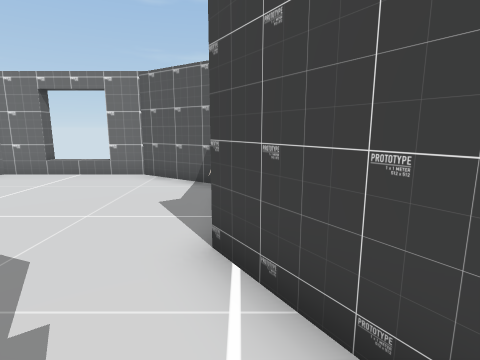
view 1 (above)

14 first-person views from a walk through a 3-D level made in the Unity game engine. The camera is 1.4 m above the floor, tilts 10° down and sees 80° across. The floor is counted in squares, 1 m on a side. Each view is taken from the middle of a square. On the plan, view 1 faces up. The plan holds only what a view shows up to about 14 squares ahead; the rest is blank. The place goes on beyond the plan. The player character is not drawn. Some surface patterns are stand-ins.

view 2
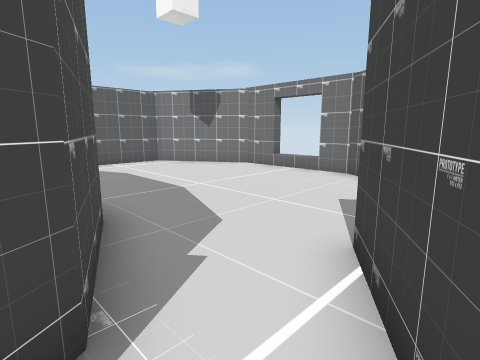

view 3
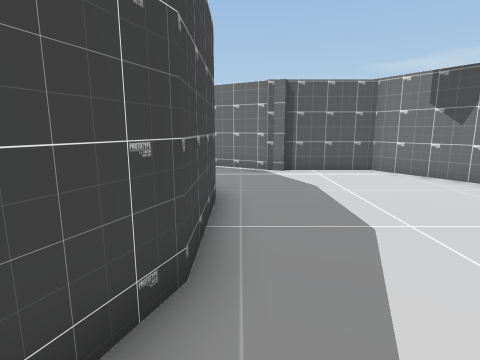

view 4
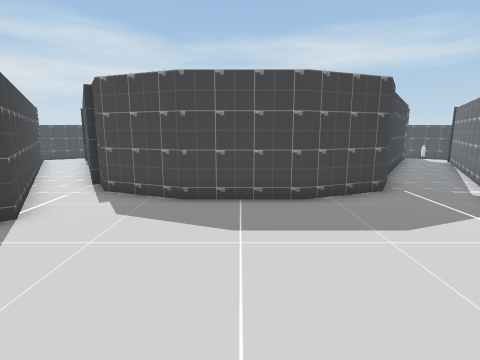

view 5
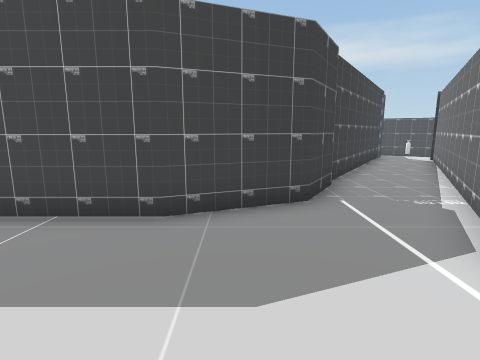

view 6
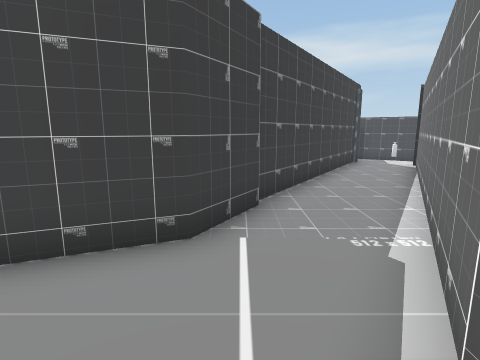

view 7
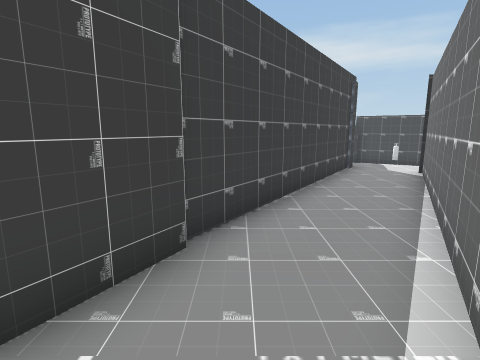

view 8
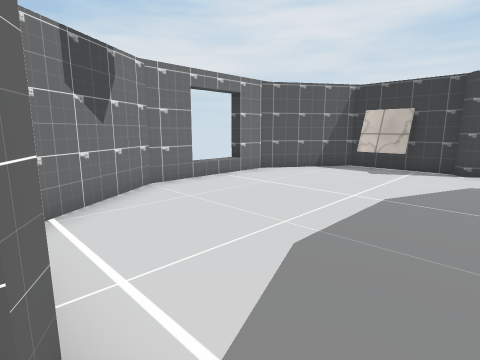

view 9
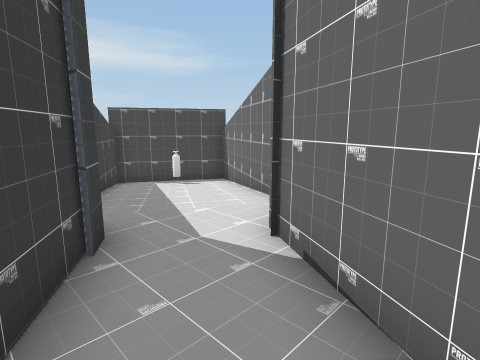

view 10
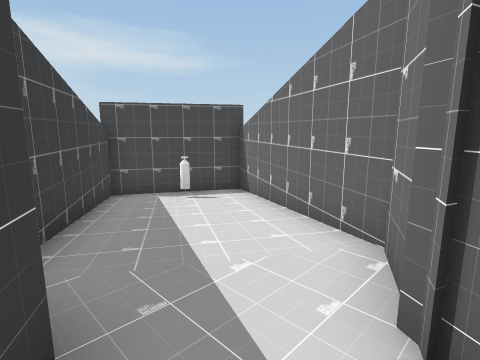

view 11
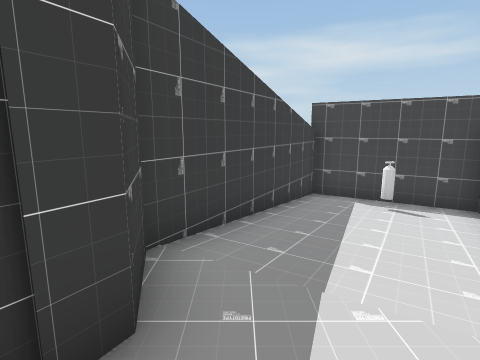

view 12
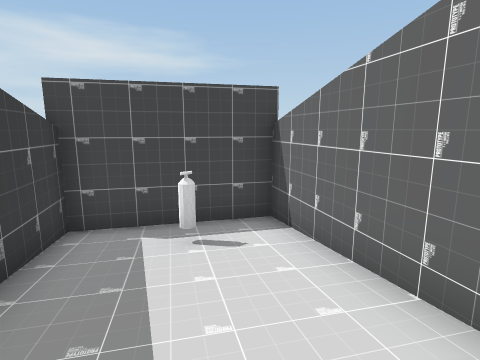

view 13
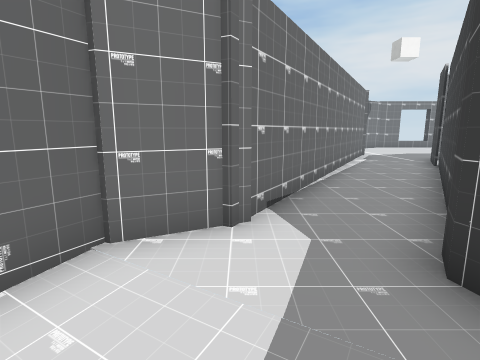

view 14
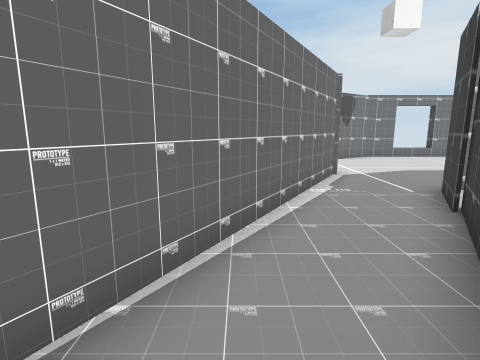

### Floor plan
Key: @ floor where view 1 was taken; # wall or solid block; . main floor; - floor 0.25 m lower than the main floor; _ floor 0.5 m lower than the main floor; / step, stairs or slope; T tank.
Columns run from 21 left of view 1 to 2 right of it. Each row starts with its distance up from view 1.
  9             ####/###
  8            ##......###
  7           ##.........#
  6           #..........#
  5           #..........#
  4           #..........#
  3          ##..........#
  2          #...........##
  1         ##..########..##
  0         #..##      ##@.#
 -1        ##..#        ##.#
 -2       ##..##         ###
 -3       #...#
 -4      ##..##
 -5      #..##
 -6     ##..#
 -7    ##..##
 -8   ##..##
 -9  ##...#
-10  #--..#
-11 ##---.#
-12 #_---##
-13 #___##
-14 #T__#
-15 ##_##
-16  ###

Where each view was taken, in squares from view 1:
view 1: 0 up, 0 right, facing up
view 2: 0 up, 1 right, facing up-left
view 3: 2 up, 1 left, facing left
view 4: 9 up, 5 left, facing down
view 5: 6 up, 8 left, facing down
view 6: 4 up, 10 left, facing down
view 7: 2 up, 11 left, facing down
view 8: 2 up, 11 left, facing up-right
view 9: 5 down, 14 left, facing down-left
view 10: 7 down, 15 left, facing down-left
view 11: 7 down, 16 left, facing down
view 12: 10 down, 17 left, facing down-left
view 13: 11 down, 17 left, facing up
view 14: 6 down, 14 left, facing up
